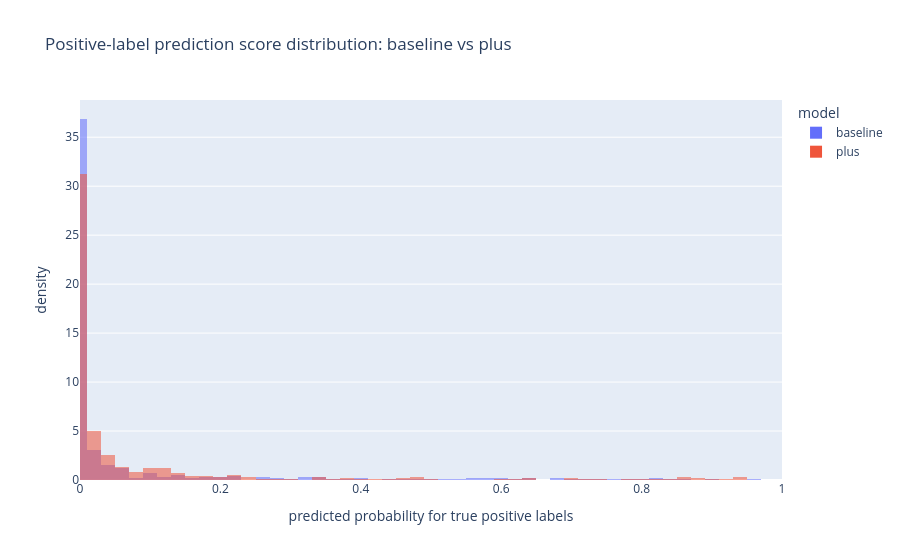

This figure's notebook cell:
### Code cell
positive_only_df = compare_dist_df[compare_dist_df["target"] == "positive label"].copy()

fig = px.histogram(
    positive_only_df,
    x="score",
    color="model",
    nbins=50,
    histnorm="probability density",
    barmode="overlay",
    opacity=0.55,
    title="Positive-label prediction score distribution: baseline vs plus",
    labels={
        "score": "predicted probability for true positive labels",
        "model": "model",
    },
)

fig.update_layout(
    xaxis_range=[0, 1],
    yaxis_title="density",
)

fig.show()

summary = (
    compare_dist_df
    .query("target == 'positive label'")
    .groupby("model")["score"]
    .agg(["count", "mean", "median", "std"])
    .reset_index()
)

display(summary)

### Figure 1 — Plotly figure (JSON) as saved in the notebook; plotly's stock layout.template omitted (floating-point values rounded to 4 significant figures; data arrays with more than 128 entries replaced by an {"elided": "..."} marker saying what was removed)
{"data": [{"bingroup": "x", "histnorm": "probability density", "hovertemplate": "model=baseline<br>predicted probability for true positive labels=%{x}<br>probability density=%{y}<extra></extra>", "legendgroup": "baseline", "marker": {"color": "#636efa", "opacity": 0.55, "pattern": {"shape": ""}}, "name": "baseline", "nbinsx": 50, "orientation": "v", "showlegend": true, "type": "histogram", "x": {"elided": "723 float values"}, "xaxis": "x", "yaxis": "y"}, {"bingroup": "x", "histnorm": "probability density", "hovertemplate": "model=plus<br>predicted probability for true positive labels=%{x}<br>probability density=%{y}<extra></extra>", "legendgroup": "plus", "marker": {"color": "#EF553B", "opacity": 0.55, "pattern": {"shape": ""}}, "name": "plus", "nbinsx": 50, "orientation": "v", "showlegend": true, "type": "histogram", "x": {"elided": "723 float values"}, "xaxis": "x", "yaxis": "y"}], "layout": {"barmode": "overlay", "legend": {"title": {"text": "model"}, "tracegroupgap": 0}, "title": {"text": "Positive-label prediction score distribution: baseline vs plus"}, "xaxis": {"anchor": "y", "domain": [0, 1], "range": [0, 1], "title": {"text": "predicted probability for true positive labels"}}, "yaxis": {"anchor": "x", "domain": [0, 1], "title": {"text": "density"}}}}
